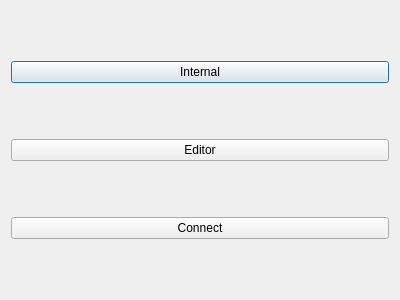
<?xml version="1.0" encoding="UTF-8"?>
<ui version="4.0">
 <class>Dialog</class>
 <widget class="QDialog" name="Dialog">
  <property name="geometry">
   <rect>
    <x>0</x>
    <y>0</y>
    <width>400</width>
    <height>300</height>
   </rect>
  </property>
  <property name="windowTitle">
   <string>Dialog</string>
  </property>
  <layout class="QVBoxLayout" name="verticalLayout">
   <item>
    <widget class="QPushButton" name="pushButton">
     <property name="text">
      <string>Internal</string>
     </property>
    </widget>
   </item>
   <item>
    <widget class="QPushButton" name="pushButton_2">
     <property name="text">
      <string>Editor</string>
     </property>
    </widget>
   </item>
   <item>
    <widget class="QPushButton" name="btnConnect">
     <property name="text">
      <string>Connect</string>
     </property>
    </widget>
   </item>
  </layout>
 </widget>
 <layoutdefault spacing="6" margin="11"/>
 <resources/>
 <connections>
  <connection>
   <sender>pushButton</sender>
   <signal>clicked()</signal>
   <receiver>Dialog</receiver>
   <slot>accept()</slot>
   <hints>
    <hint type="sourcelabel">
     <x>188</x>
     <y>61</y>
    </hint>
    <hint type="destinationlabel">
     <x>198</x>
     <y>-13</y>
    </hint>
   </hints>
  </connection>
 </connections>
</ui>
